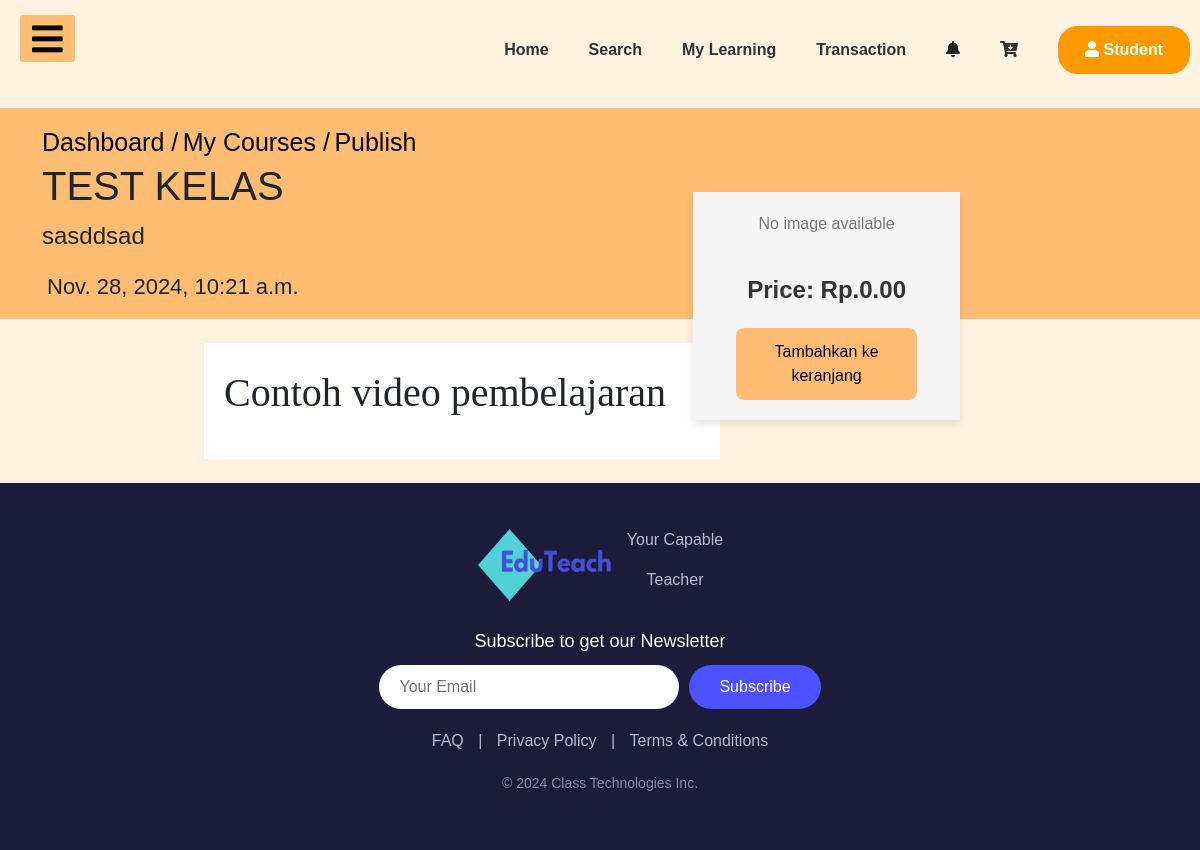
Before: /courses_app/post/2/ with the older database file.
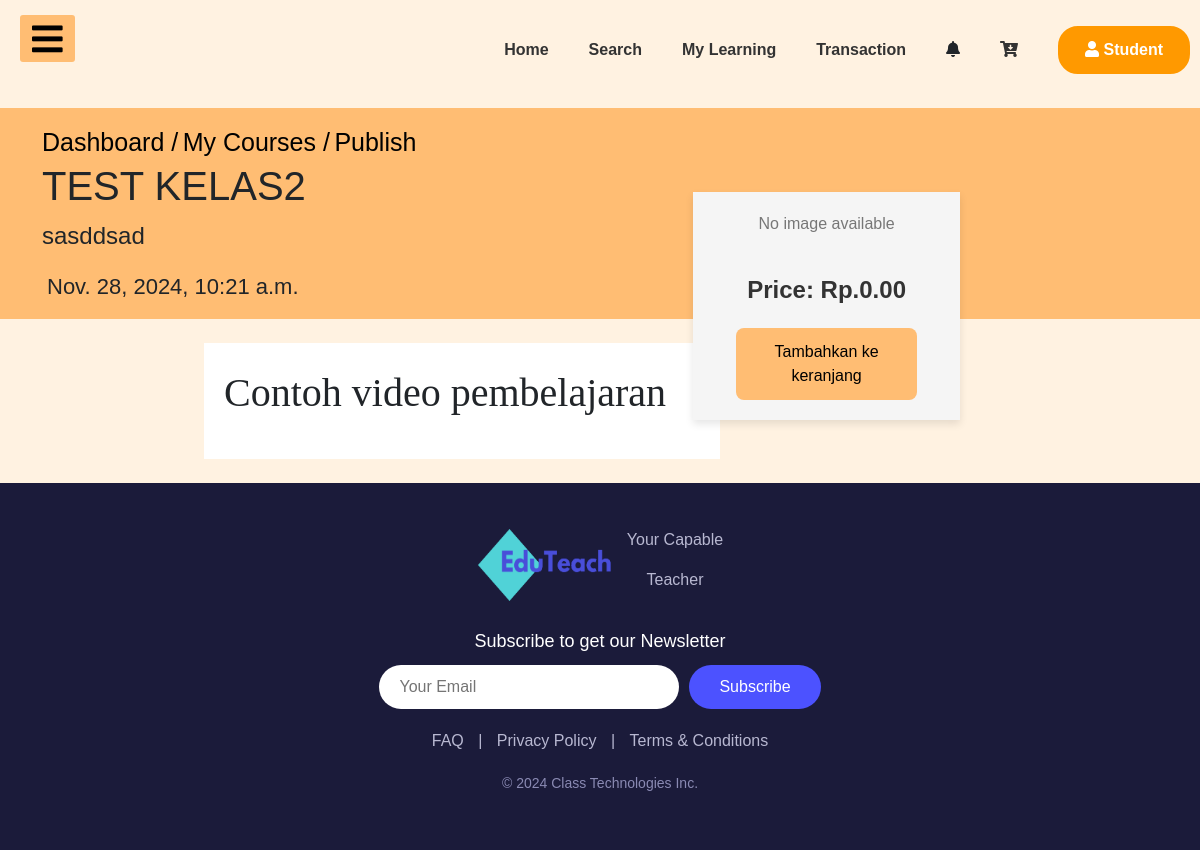
After: the same page with the newer database file.
### courses_app/models.py (models this page shows, shortened)
class Post(models.Model):
    author = models.ForeignKey(Teacher, on_delete=models.CASCADE)
    title = models.CharField(max_length=200)
    text = models.TextField()
    price = models.DecimalField(max_digits=10, decimal_places=2, default=0.00)
    created_date = models.DateTimeField(default=timezone.now)
    thumbnail = models.ImageField(upload_to='thumbnail',blank=True)
    video = EmbedVideoField(blank=True, null=True)  # Tambahkan field untuk video
    published_date = models.DateTimeField(blank=True, null=True)

### courses_app/views.py (the view)
# urls.py: path('post/<int:pk>/', views.PostDetailView.as_view(), name='post_detail'),
class PostDetailView(DetailView):
    model = Post

### courses_app/templates/courses_app/post_detail.html (shortened to what this page needs)
{% extends 'dashboard_app/base_dashboard_student.html' %}
{% load static %}
{% block head_block %}
<link rel="stylesheet" href="{% static 'css/post_detail.css' %}">
{% endblock %}
{% load embed_video_tags %}
{% block body_block %}
<div class="py-3" style="background:#FFBD73;position: relative;">
    <div class="container">
        <a class="text-black" href="{% url 'user_app:studentdashboard' %}" style="font-size: 25px; text-decoration: none !important;"> Dashboard /</a>
        <a class="text-black" href="{% url 'post_new' %}" style="font-size: 25px; text-decoration: none !important;"> My Courses /</a>
        <a class="text-black" href="#" style="font-size: 25px; text-decoration: none !important;"> Publish </a>
        <h1 class="post-title" >{{ post.title }}</h1>
        <p class="post-content" style="font-size: 24px !important; ">
        {{ post.text | safe | linebreaksbr }}
        </p>
        {% if post.published_date %}
        <div class="date post-date" style="font-size: 22px !important; margin-left: 5px !important;">{{ post.published_date }}</div>
        {% else %}
        <a class="btn btn-primary" href="{% url 'post_publish' pk=post.pk %}">Publish</a>
        {% endif %}
    </div>
    <div class="block">
       {% if post.thumbnail %}
        <img src="{{ post.thumbnail.url }}" alt="Thumbnail" style="width: 100%; height: auto;">
       {% else %}
        <p>No image available</p>
       {% endif %}
       <div class="post-price" style="font-size: 24px !important; margin-top: 20px; font-weight: bold;">
        Price: Rp.{{ post.price }}
       </div>
       <button type="button" data-testid="add-to-cart-button" class="ud-btn ud-btn-large ud-btn-brand ud-heading-md add-to-cart" fdprocessedid="s2t4t5" style="width: 80%;">Tambahkan ke keranjang</button>
   </div>
</div>
<br>
<div class="item">
    <p class="deskripsi">Contoh video pembelajaran</p>
</div>
<br>
{% endblock %}

Changed rows visible on the page:
changed Post "sasddsad": title "TEST KELAS" → "TEST KELAS2"
